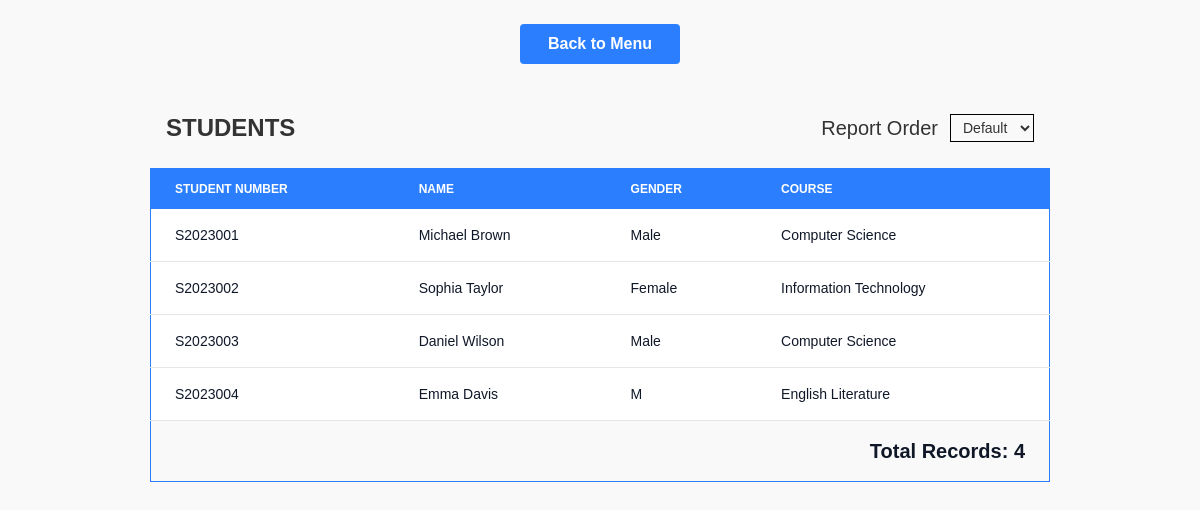
/list.php, run on an earlier commit of the app's database.
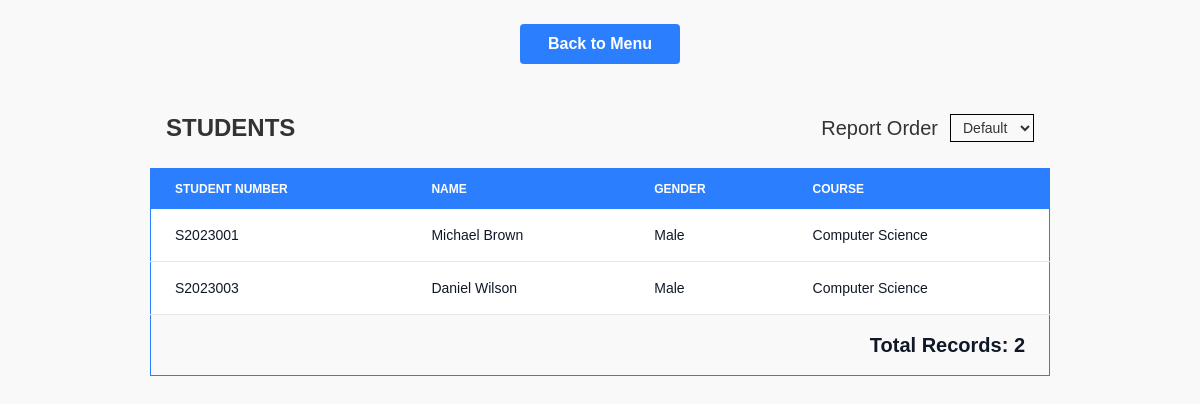
And on a later commit of the database.
### tables this page shows
CREATE TABLE IF NOT EXISTS `students` (
  `student_id` int NOT NULL AUTO_INCREMENT,
  `student_number` varchar(50) NOT NULL DEFAULT '0',
  `name` varchar(100) NOT NULL DEFAULT '0',
  `gender` varchar(10) NOT NULL DEFAULT 'Male',
  `course_id` int NOT NULL DEFAULT '0',
  PRIMARY KEY (`student_id`),
  KEY `FK_students_courses` (`course_id`),
  CONSTRAINT `FK_students_courses` FOREIGN KEY (`course_id`) REFERENCES `courses` (`course_id`) ON DELETE CASCADE ON UPDATE CASCADE
);

CREATE TABLE IF NOT EXISTS `courses` (
  `course_id` int NOT NULL AUTO_INCREMENT,
  `code` varchar(50) DEFAULT NULL,
  `name` varchar(100) DEFAULT NULL,
  PRIMARY KEY (`course_id`)
);

### list.php (the view, shortened to what this page needs)
<?php
require('partials/head.php');
$query = "
    select s.student_id, s.student_number, s.name as student_name, s.gender, c.name as course_name
    from students s
    join courses c on s.course_id = c.course_id
";
$stmt = $connection->prepare($query);
$stmt->execute();
$students = $stmt->fetchAll();
?>
<body x-data="{sort: null}" class="flex justify-content flex-col items-center gap-y-6">
    <button class="bg-blue-500 mt-6 w-40 cursor-pointer text-white font-bold py-2 px-4 rounded">
        <a href="/index.php">Back to Menu</a>
    </button>
    <div class="w-full md:w-3/4 mx-auto px-4 gap-x-4 flex flex-col sm:flex-row justify-between items-start sm:items-center">
        <h1 class="text-2xl font-bold mt-6">STUDENTS</h1>
        <div class="flex flex-col sm:flex-row items-start sm:items-center gap-2 sm:gap-x-3 mt-4 sm:mt-6">
            <h1 class="text-lg sm:text-xl">Report Order</h1>
            <select name="sort" id="sort" @change="window.location.href = `list.php?sort=${$event.target.value}`"
                class="border border-black py-1 px-2 text-sm">
                <option value="">Default</option>
            </select>
        </div>
    </div>
    <div class="w-full flex  md:justify-center overflow-x-auto">
        <table class="w-full min-w-[500px] md:max-w-3/4 text-xs sm:text-sm border border-blue-500 text-left rtl:text-right text-gray-500">
            <thead class="text-xs text-white uppercase bg-blue-500">
                <tr>
                    <th scope="col" class="px-2 sm:px-6 py-3">
                        Student Number
                    </th>
                    <th scope="col" class="px-2 sm:px-6 py-3">
                        Name
                    </th>
                    <th scope="col" class="px-2 sm:px-6 py-3">
                        Gender
                    </th>
                    <th scope="col" class="px-2 sm:px-6 py-3">
                        Course
                    </th>
                </tr>
            </thead>
            <tbody>
                <?php
                foreach ($students as $student) {
                    echo '<tr class="bg-white border-b dark:bg-gray-800 dark:border-gray-700 border-gray-200">';
                    echo '<th scope="row" class="px-2 sm:px-6 py-4 font-medium text-gray-900 dark:text-white break-words">';
                    echo $student['student_number'];
                    echo '</th>';
                    echo '<th scope="row" class="px-2 sm:px-6 py-4 font-medium text-gray-900 dark:text-white break-words">';
                    echo $student['student_name'];
                    echo '</th>';
                    echo '<th scope="row" class="px-2 sm:px-6 py-4 font-medium text-gray-900 dark:text-white break-words">';
                    echo $student['gender'];
                    echo '</th>';
                    echo '<th scope="row" class="px-2 sm:px-6 py-4 font-medium text-gray-900 dark:text-white break-words">';
                    echo $student['course_name'];
                    echo '</th>';
                    echo '</tr>';
                }
                ?>
                <tr>
                    <th scope="row" colspan=4
                        class="px-2 sm:px-6 py-4 text-end text-gray-900 text-lg sm:text-xl font-bold dark:text-white break-words">
                        Total
                        Records: <?= count($students) ?></th>
                </tr>
            </tbody>
        </table>
    </div>
</body>
<?php
require('partials/footer.php')
?>

### partials/head.php (shortened to what this page needs)
<!DOCTYPE html>
<html lang="en">
<head>
    <script src="https://cdn.jsdelivr.net/npm/@tailwindcss/browser@4"></script>
</head>

### partials/footer.php
</html>

### partials/head.php (style rules this page uses)
html, body { height: 100%; margin: 0; padding: 0; font-family: sans-serif; font-weight: 100; background-color: #f9f9f9; color: #333; box-sizing: border-box; }

What changed in the data, as far as the page shows it:
removed students: student_number "S2023002", name "Sophia Taylor", gender "Female", course.name "Information Technology"
removed students: student_number "S2023004", name "Emma Davis", gender "M", course.name "English Literature"
Also different on the page:
count($students): "4" → "2"
